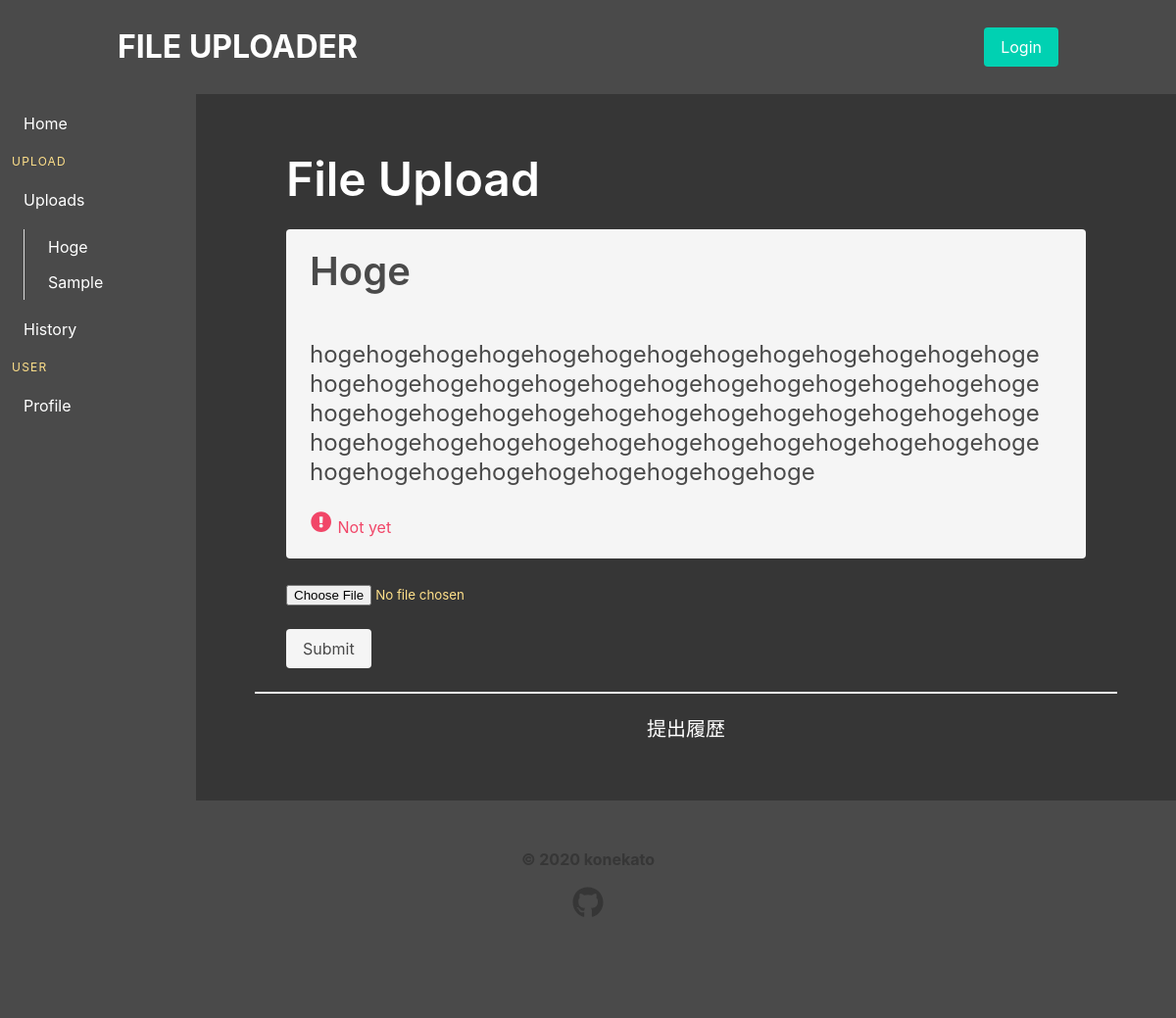
/uploads/2/, run on an earlier commit of the app's database.
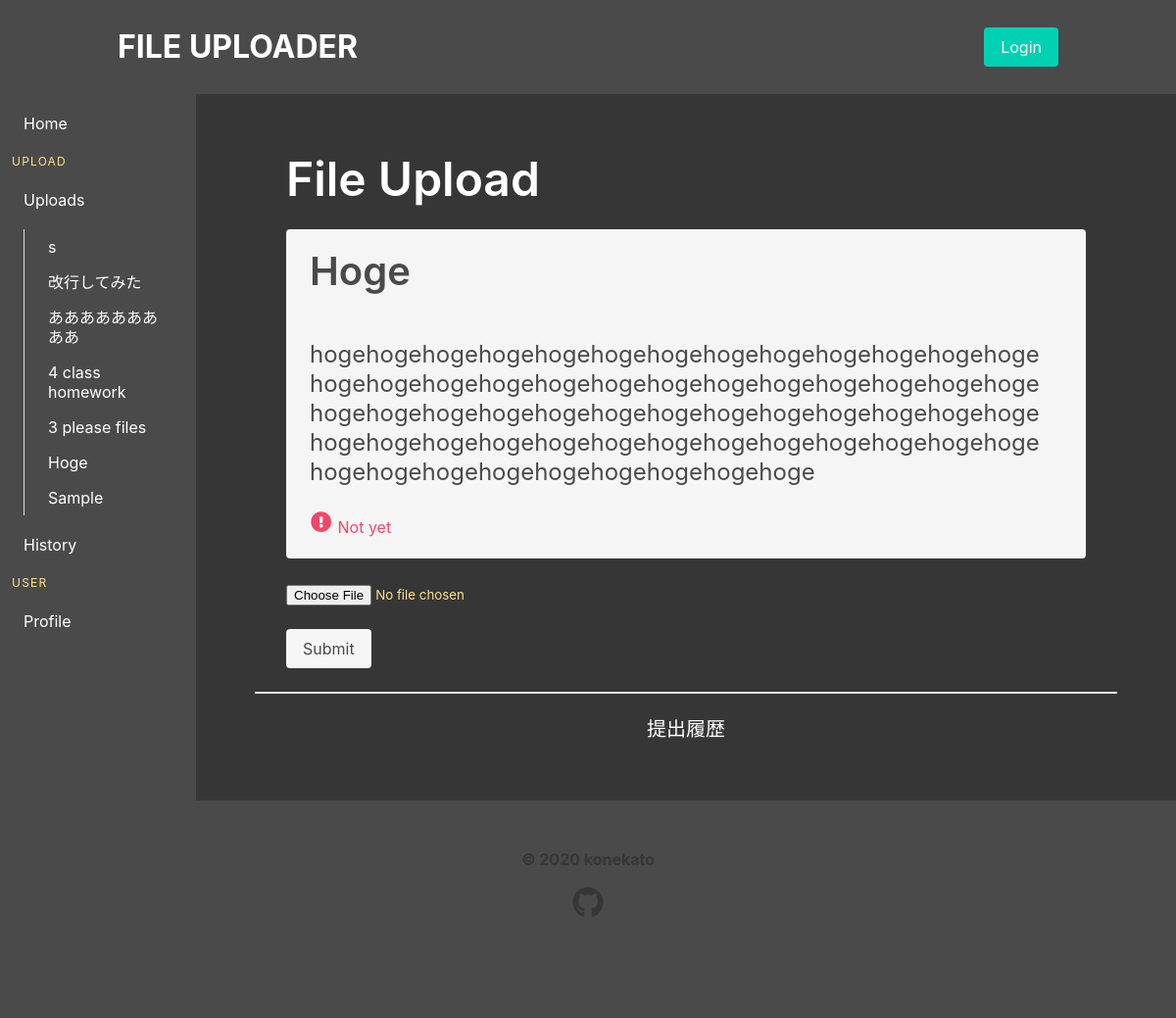
And on a later commit of the database.
### app/models.py (models this page shows, shortened)
class UploadDetail(models.Model):
    title = models.CharField(max_length=50)
    text = models.TextField(null=True)
    created = models.DateTimeField(default=timezone.now)

### app/views.py (the view, shortened to what this page needs)
# urls.py: path('<int:detail_id>/', views.upload_file, name='upload_file'),
def upload_file(request, detail_id):
    user_id = request.user.id
    details = UploadDetail.objects.order_by('-id')
    detail = UploadDetail.objects.get(id=detail_id)
    form = UploadFileForm()
    uploaded_files = UploadFile.objects.filter(
        detail_id=detail_id, user_id=user_id).order_by('-id')
    return render(request, 'upload_file.html', context={
        'details': details,
        'detail': detail,
        'form': form,
        'uploaded_files': uploaded_files,
    })

### app/forms.py
class UploadFileForm(forms.ModelForm):
    class Meta:
        model = UploadFile
        fields = ('file', )

### templates/upload_file.html (shortened to what this page needs)
{% extends 'body_base.html' %}
{% block page_title %}File Upload{% endblock %}
{% block inner_content %}
<div class="notification">
    <h2 class="title is-2">{{ detail.title }}</h2>
    <br>
    <h3 class="subtitle is-4">{{ detail.text }}</h3>
    {% if uploaded_files %}
    <div class="has-text-info">
        <span class="icon">
            <i class="fas fa-lg fa-check-circle"></i>
        </span>
        Already submitted
    </div>
    {% else %}
    <div class="has-text-danger">
        <span class="icon">
            <i class="fas fa-lg fa-exclamation-circle"></i>
        </span>
        Not yet
    </div>
    {% endif %}
</div>
<form action="" method="POST" enctype="multipart/form-data" onSubmit="return check()">
    <p class="has-text-warning">{{ form.file }}</p>
    <br>
    <button type="submit" class="button is-light">Submit</button>
</form>
{% endblock %}
{% block outer_content %}
<hr>
<h3 class="subtitle has-text-white has-text-centered">提出履歴</h3>
{% endblock %}

### templates/body_base.html
{% extends 'base.html' %}
{% block body %}
<aside class="column is-2 is-fullheight menu has-background-grey-dark">
    <ul class="menu-list">
        <li>
            <a class="has-text-white" href="{% url 'home' %}" onmouseout="this.style.background=''" onmouseover="this.style.background='grey'">
                Home
            </a>
        </li>
    </ul>
    <p class="menu-label has-text-warning">
        Upload
    </p>
    <ul class="menu-list">
        <li>
            <a class="has-text-white" href="{% url 'app:upload_details' %}" onmouseout="this.style.background=''" onmouseover="this.style.background='grey'">Uploads</a>
            <ul>
                {% for detail in details %}
                <li>
                    <a class="has-text-white" href="{% url 'app:upload_file' detail.id %}" onmouseout="this.style.background=''" onmouseover="this.style.background='grey'">
                        {{ detail.title }}
                    </a>
                </li>
                {% endfor %}
            </ul>
            <a class="has-text-white" href="{% url 'app:upload_history' %}" onmouseout="this.style.background=''" onmouseover="this.style.background='grey'">
                History
            </a>
        </li>
    </ul>
    <p class="menu-label has-text-warning">
        User
    </p>
    <ul class="menu-list">
        <li>
            <a class="has-text-white" href="{% url 'profile' %}" onmouseout="this.style.background=''" onmouseover="this.style.background='grey'">
                Profile
            </a>
        </li>
    </ul>
</aside>
<div class="column is-10 has-background-dark">
    <section class="section">
        <div class="container is-fluid">
            <h1 class="title is-1 has-text-white">
                {% block page_title %}{% endblock %}
            </h1>
            {% block inner_content %}{% endblock %}
        </div>
        {% block outer_content %}{% endblock %}
    </section>
</div>
{% endblock %}

What changed in the data, as far as the page shows it:
added UploadDetail: title "s"
added UploadDetail: title "改行してみた"
added UploadDetail: title "あああああああああ"
added UploadDetail: title "4 class homework"
added UploadDetail: title "3 please files"
